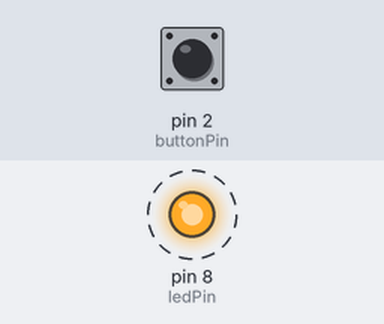
A sketch run on a simulated Arduino Uno, built with avr-gcc and run on an emulated ATmega328P. Parts: output pins drawn as LEDs (lit = HIGH). Dashed ring = blinking. The inputs (shaded band) are chosen by the test bench; at power-on: pin 2 (buttonPin) LOW. What the sketch prints to the serial monitor is not drawn.

Above: at 0.1 s.
Timing chart, 0 to 3.0 s (numbered marks = the images above):
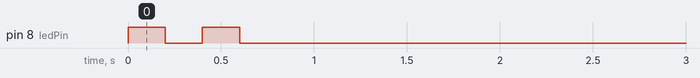

The sketch:

buttonLedLocalArduinoMono.ino
```cpp
int buttonPin = 2;
int ledPin = 8;

int ton = 200;
int toff = 200;

boolean ledState = false; //turned off
boolean buttonState = false; // released
boolean prevButtonState = false;

//fsm states
int sOn = 0;
int sOff = 1;
int curState = sOff;

void initButton() {
  pinMode(buttonPin, INPUT);
}

void initLed() {
  pinMode(ledPin, OUTPUT);
}

void setup() {
  initButton();
  initLed();
  Serial.begin(115200);
  Serial.println("ButtonLedSystemLocalArduino");
}

void println(String msg) {
  Serial.println(msg);
}
void print(String msg) {
  Serial.print(msg);
}
void loop() {
  doJob();
}

boolean isOn() {
  return ledState;
}

void setLedState(boolean aState) {
  ledState = aState;
  //println("setLedState | ");
  updateLedState();
}

void ledOn() {
  digitalWrite(ledPin, HIGH);
  //println("ledOn | Led is turned on");
}

void ledOff() {
   digitalWrite(ledPin, LOW);
    //println("ledOff | Led is turned off");
}

void turnOnLed() {
  setLedState(true);
   //println("turnOnLed | set led state to true");
}

void turnOffLed() {
  setLedState(false);
  //println("turnOffLed | set led state to false");
}

void updateLedState() {
  if(ledState) {
    ledOn();
  } else {
    ledOff();
  }
}

void updateButtonState() {
  prevButtonState = buttonState;
  buttonState = readButtonState();
}

boolean readButtonState() {
  int state = digitalRead(buttonPin);
  //println("readButtonState | button state " + state);
  if(state==HIGH) {
    return true;
  }
  return false;
}

boolean isButtonReleased() {
  return prevButtonState == true && buttonState == false;
}

boolean isButtonPressed() {
  return prevButtonState == false && buttonState == true;
}

void waitFor(unsigned long time) {
  delay(time);
}

String fsm(String input) {
  String ledCmd = "";
  if(curState == sOn) {
    if(input.equals("pressed")) {
      ledCmd = "off";
      curState = sOff;
    }
  } else if(curState == sOff) {
    if(input.equals("pressed")) {
      ledCmd = "on";
      curState = sOn;
    }
  }
  return ledCmd;
}

void buttonLedControl() {
  updateButtonState();
  String input = isButtonPressed() ? "pressed" : "released";
  //println("buttonLedControl | input " + input);
  String cmd = fsm(input);
  processCmd(cmd);
}

void processCmd(String cmd) {
  if(cmd.equals("on")) {
    turnOnLed();
  } else if(cmd.equals("off")) {
    turnOffLed();
  }
}
void blinkTheLed() {
  turnOnLed();
  waitFor(ton);
  turnOffLed();
  waitFor(toff);
}

void doJob() {
  blinkTheLed();
  blinkTheLed();
  while(true) {
    buttonLedControl();
  }
}
```

Measured:
- by itself, pin 8 (ledPin): alternates HIGH for 0.20 s and LOW for 0.20 s, 4 changes in all, then stays LOW
